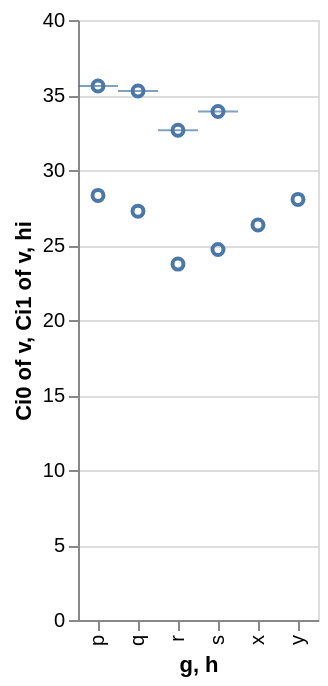

Vega-Lite specification stored for this chart:
### Vega-Lite specification from a JSON file in a GitHub repository (floating-point values rounded to 4 significant figures)
{"$schema": "https://vega.github.io/schema/vega-lite/v6.json", "data": {"values": [{"g": "r", "h": "x", "v": 28.01}, {"g": "p", "h": "y", "v": 31.54}, {"g": "p", "h": "x", "v": 38.3}, {"g": "p", "h": "x", "v": 31.99}, {"g": "p", "h": "y", "v": 39.62}, {"g": "q", "h": "x", "v": 33.75}, {"g": "s", "h": "x", "v": 32.44}, {"g": "q", "h": "y", "v": 29.63}, {"g": "s", "h": "x", "v": 19.93}, {"g": "q", "h": "x", "v": 27.37}, {"g": "q", "h": "y", "v": 40.33}, {"g": "p", "h": "x", "v": 37.25}, {"g": "s", "h": "y", "v": 31.52}, {"g": "s", "h": "y", "v": 21.17}, {"g": "r", "h": "x", "v": 33.41}, {"g": "q", "h": "x", "v": 18.08}, {"g": "r", "h": "y", "v": 39.15}, {"g": "r", "h": "x", "v": 20.86}, {"g": "p", "h": "y", "v": 33.73}, {"g": "s", "h": "y", "v": 36.3}, {"g": "p", "h": "x", "v": 30.95}, {"g": "r", "h": "y", "v": 19.61}, {"g": "r", "h": "y", "v": 22.26}, {"g": "p", "h": "y", "v": 25.75}, {"g": "s", "h": "x", "v": 41.55}, {"g": "s", "h": "y", "v": 34.63}, {"g": "s", "h": "y", "v": 38.81}, {"g": "q", "h": "x", "v": 31.26}, {"g": "s", "h": "x", "v": 31.31}, {"g": "q", "h": "y", "v": 36.46}, {"g": "s", "h": "y", "v": 37.64}, {"g": "r", "h": "x", "v": 34.24}, {"g": "s", "h": "y", "v": 23.65}, {"g": "s", "h": "x", "v": 7.41}, {"g": "q", "h": "x", "v": 32.6}, {"g": "q", "h": "x", "v": 35.2}, {"g": "s", "h": "x", "v": 29.94}, {"g": "s", "h": "y", "v": 30.72}, {"g": "r", "h": "x", "v": 26.48}, {"g": "p", "h": "y", "v": 21.03}]}, "layer": [{"mark": "point", "encoding": {"x": {"field": "g", "type": "nominal"}, "y": {"aggregate": "ci0", "field": "v", "type": "quantitative"}}}, {"mark": "point", "encoding": {"x": {"field": "g", "type": "nominal"}, "y": {"aggregate": "ci1", "field": "v", "type": "quantitative"}}}, {"transform": [{"aggregate": [{"op": "ci1", "field": "v", "as": "hi"}], "groupby": ["g"]}], "mark": "tick", "encoding": {"x": {"field": "g", "type": "nominal"}, "y": {"field": "hi", "type": "quantitative"}}}, {"mark": "point", "encoding": {"x": {"field": "h", "type": "nominal"}, "y": {"aggregate": "ci0", "field": "v", "type": "quantitative"}}}]}
